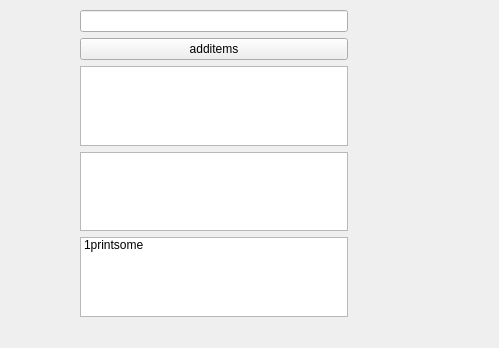
<?xml version="1.0" encoding="UTF-8"?>
<ui version="4.0">
 <class>Form</class>
 <widget class="QWidget" name="Form">
  <property name="geometry">
   <rect>
    <x>0</x>
    <y>0</y>
    <width>499</width>
    <height>348</height>
   </rect>
  </property>
  <property name="windowTitle">
   <string>Form</string>
  </property>
  <widget class="QWidget" name="layoutWidget">
   <property name="geometry">
    <rect>
     <x>80</x>
     <y>10</y>
     <width>268</width>
     <height>307</height>
    </rect>
   </property>
   <layout class="QVBoxLayout" name="verticalLayout">
    <item>
     <widget class="QLineEdit" name="lineEdit"/>
    </item>
    <item>
     <widget class="QPushButton" name="pushButton">
      <property name="text">
       <string>additems</string>
      </property>
     </widget>
    </item>
    <item>
     <widget class="QTextEdit" name="textEdit"/>
    </item>
    <item>
     <widget class="QListView" name="listView"/>
    </item>
    <item>
     <widget class="QListWidget" name="listWidget">
      <item>
       <property name="text">
        <string>1printsome</string>
       </property>
      </item>
     </widget>
    </item>
   </layout>
  </widget>
 </widget>
 <resources/>
 <connections>
  <connection>
   <sender>pushButton</sender>
   <signal>clicked()</signal>
   <receiver>Form</receiver>
   <slot>additemstolist()</slot>
   <hints>
    <hint type="sourcelabel">
     <x>329</x>
     <y>54</y>
    </hint>
    <hint type="destinationlabel">
     <x>402</x>
     <y>100</y>
    </hint>
   </hints>
  </connection>
  <connection>
   <sender>lineEdit</sender>
   <signal>textChanged(QString)</signal>
   <receiver>Form</receiver>
   <slot>updateline()</slot>
   <hints>
    <hint type="sourcelabel">
     <x>328</x>
     <y>19</y>
    </hint>
    <hint type="destinationlabel">
     <x>395</x>
     <y>38</y>
    </hint>
   </hints>
  </connection>
  <connection>
   <sender>listWidget</sender>
   <signal>itemDoubleClicked(QListWidgetItem*)</signal>
   <receiver>Form</receiver>
   <slot>printsomething()</slot>
   <hints>
    <hint type="sourcelabel">
     <x>320</x>
     <y>277</y>
    </hint>
    <hint type="destinationlabel">
     <x>381</x>
     <y>270</y>
    </hint>
   </hints>
  </connection>
 </connections>
 <slots>
  <slot>additemstolist()</slot>
  <slot>updateline()</slot>
  <slot>printsomething()</slot>
 </slots>
</ui>
